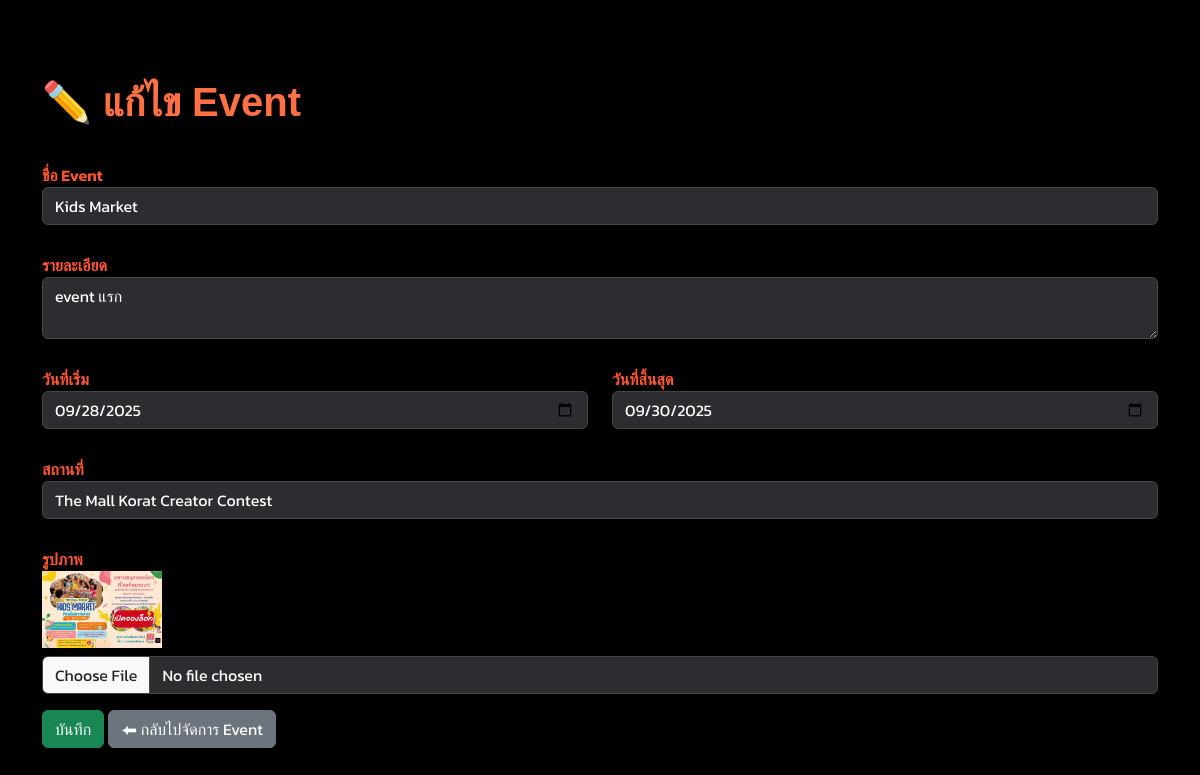
The app's page /admin/edit_event.php?id=37 (signed in), older data.
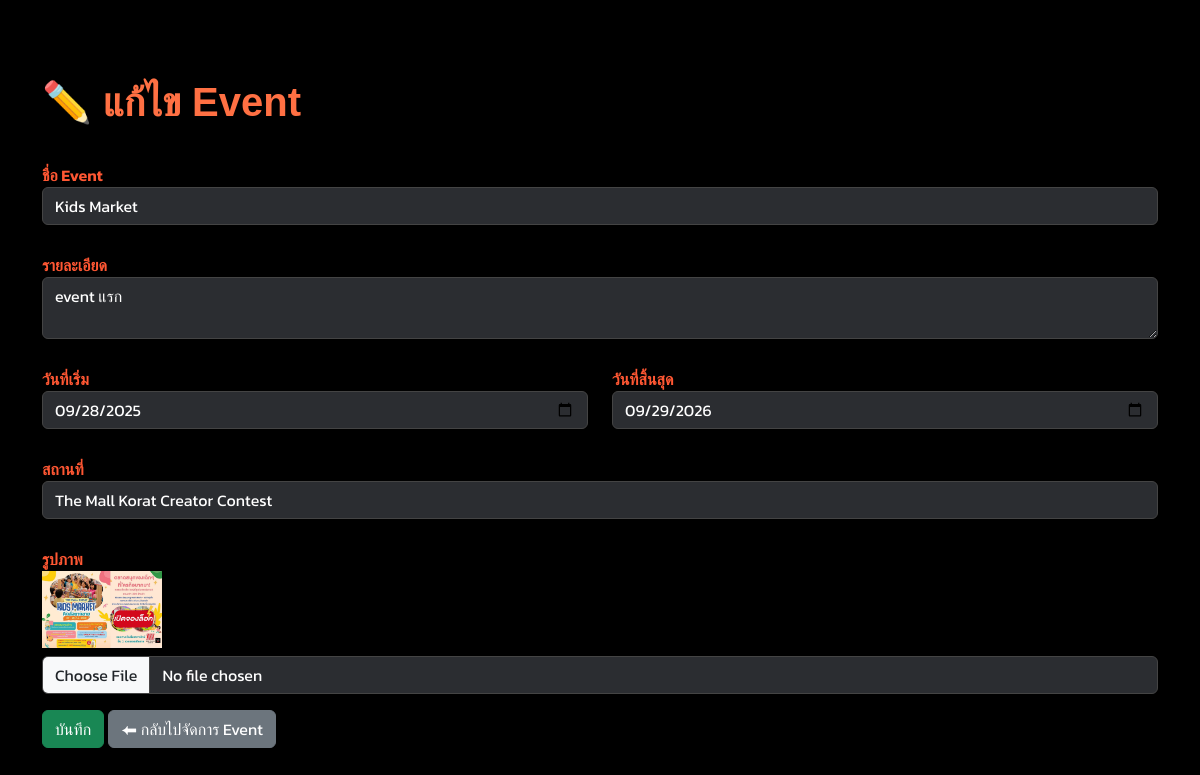
The same page, newer data.
### tables this page shows
CREATE TABLE `event` (
  `EventID` int(11) NOT NULL,
  `E_Title` varchar(255) NOT NULL,
  `E_Detail` text NOT NULL,
  `E_StartDate` date NOT NULL,
  `E_EndDate` date NOT NULL,
  `E_Location` varchar(255) NOT NULL,
  `E_Image` varchar(255) DEFAULT NULL,
  `status` enum('pending','approved','disapproved') DEFAULT 'pending'
);

### admin/edit_event.php (the view, shortened to what this page needs)
<?php
include __DIR__ . '/../db_connect.php';
$id = intval($_GET['id']);
$result = mysqli_query($conn, "SELECT * FROM event WHERE EventID=$id");
$event = mysqli_fetch_assoc($result);
?>
<!DOCTYPE html>
<html lang="th">
<head>
  <link href="https://cdn.jsdelivr.net/npm/bootstrap@5.3.3/dist/css/bootstrap.min.css" rel="stylesheet">
  <link rel="stylesheet" href="public/style.css">
  <link rel="stylesheet" href="public/admin_event_edit.css">
</head>
<body>
  <div class="container py-5">
    <h1>✏️ แก้ไข Event</h1>
    <form method="post" enctype="multipart/form-data">
      <div class="mb-3">
        <label>ชื่อ Event</label>
        <input type="text" name="E_Title" class="form-control" value="<?= htmlspecialchars($event['E_Title']) ?>" required>
      </div>
      <div class="mb-3">
        <label>รายละเอียด</label>
        <textarea name="E_Detail" class="form-control" required><?= htmlspecialchars($event['E_Detail']) ?></textarea>
      </div>
      <div class="row mb-3">
        <div class="col-md-6">
          <label>วันที่เริ่ม</label>
          <input type="date" name="E_StartDate" class="form-control" value="<?= $event['E_StartDate'] ?>" required>
        </div>
        <div class="col-md-6">
          <label>วันที่สิ้นสุด</label>
          <input type="date" name="E_EndDate" class="form-control" value="<?= $event['E_EndDate'] ?>" required>
        </div>
      </div>
      <div class="mb-3">
        <label>สถานที่</label>
        <input type="text" name="E_Location" class="form-control" value="<?= htmlspecialchars($event['E_Location']) ?>" required>
      </div>
      <div class="mb-3">
        <label>รูปภาพ</label><br>
        <?php if ($event['E_Image']) { ?>
          <img src="../uploads/<?= $event['E_Image'] ?>" width="120" class="mb-2"><br>
        <?php } ?>
        <input type="file" name="E_Image" class="form-control" accept="image/*">
      </div>
      <button type="submit" class="btn btn-success">บันทึก</button>
      <a href="manage_HOME.php" class="btn btn-secondary">⬅ กลับไปจัดการ Event</a>
    </form>
  </div>
</body>
</html>

Row changes from the older to the newer data that the page shows:
changed event "Kids Market": E_EndDate "09/30/2025" → "09/29/2026"
